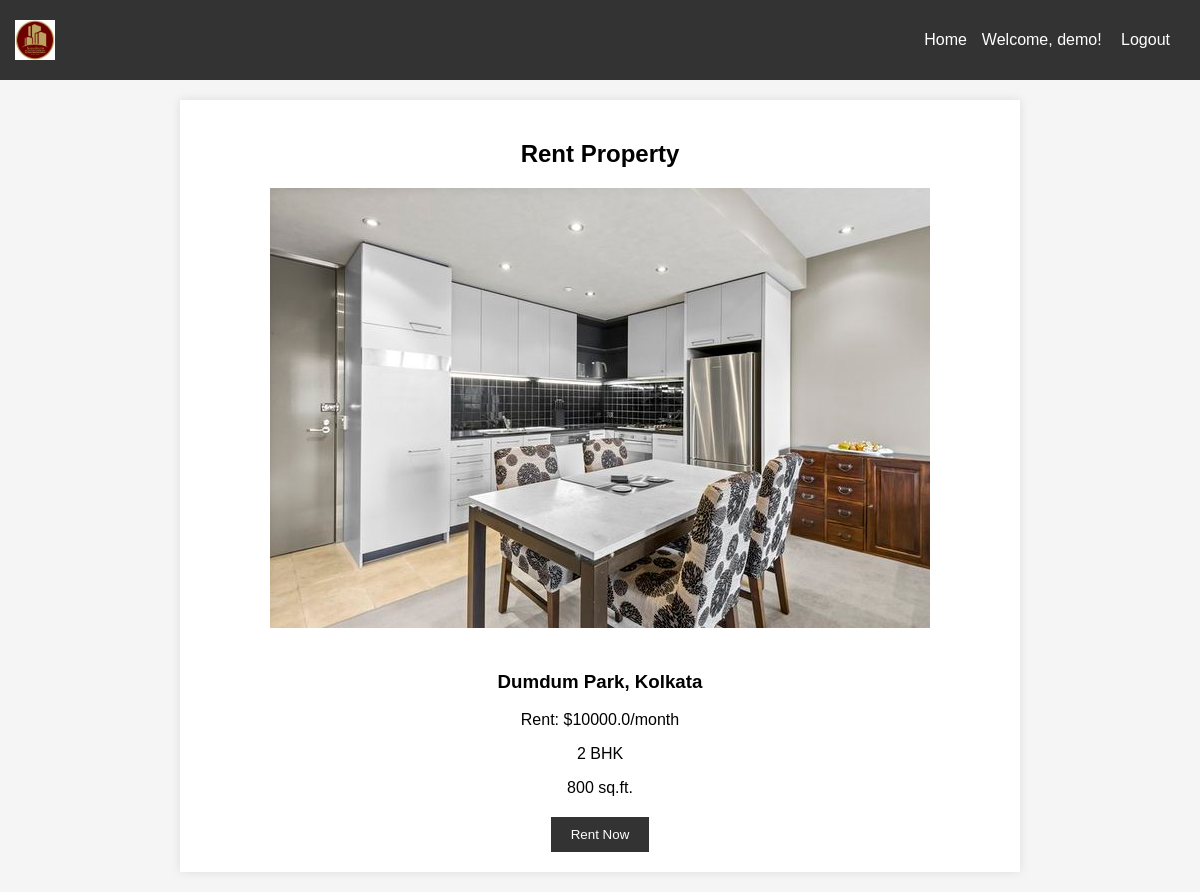
Page /rent/4 (signed in) on the committed database.
### tables this page shows
CREATE TABLE users (
            id INTEGER PRIMARY KEY AUTOINCREMENT,
            username TEXT NOT NULL UNIQUE,
            password_hash TEXT NOT NULL
        );

CREATE TABLE properties (
            id INTEGER PRIMARY KEY AUTOINCREMENT,
            bhk INTEGER NOT NULL,
            rent REAL NOT NULL,
            size INTEGER NOT NULL,
            floor TEXT NOT NULL,
            area_type TEXT NOT NULL,
            area_locality TEXT NOT NULL,
            city TEXT NOT NULL,
            furnishing_status TEXT NOT NULL,
            tenant_preferred TEXT NOT NULL,
            bathroom INTEGER NOT NULL,
            point_of_contact TEXT NOT NULL
        );

### app.py (the view)
@app.route('/rent/<int:property_id>', methods=['GET', 'POST'])
@login_required
def rent(property_id):
    conn = sqlite3.connect(DATABASE)
    cursor = conn.cursor()
    property =  cursor.execute('SELECT * FROM properties WHERE id = ?', (property_id,)).fetchone()
    if request.method == 'POST':
        flash('Property rented successfully!', 'success')
        return redirect(url_for('thank_you'))
    return render_template('rent.html', property=property)

### app.py (called while the page is built)
@login_manager.user_loader
def load_user(user_id):
    conn = sqlite3.connect(DATABASE)
    cursor = conn.cursor()
    result = cursor.execute('SELECT * FROM users WHERE id = ?', (user_id,)).fetchone()
    if result:
        return User(result[0], result[1], result[2])
    return None

### templates/rent.html (shortened to what this page needs)
<!DOCTYPE html>
<html lang="en">
<head>
    <link rel="stylesheet" href="{{ url_for('static', filename='style.css') }}">
</head>
<body>
    <div class="navbar">
        <img src="/static/images.png" alt="Logo">
        <div class="navbar-links">
            <a href="{{ url_for('home') }}">Home</a>
            {% if current_user.is_authenticated %}
            <p>Welcome, {{ current_user.username }}! <a href="{{ url_for('logout') }}">Logout</a></p>
            {% else %}
            <a href="{{ url_for('login') }}">Login</a>
            <a href="{{ url_for('register') }}">Register</a>
            {% endif %}
        </div>
    </div>
    <div class="container">
        <div class="property-details">
            <h2>Rent Property</h2>
            <img class="property-image" src="{{ url_for('static', filename='1.jpg') }}" alt="Property Image">
            <h3>{{ property[6] }}, {{ property[7] }}</h3>
            <p>Rent: ${{ property[2] }}/month</p>
            <p>{{ property[1] }} BHK</p>
            <p>{{ property[3] }} sq.ft.</p>
        </div>
        <div class="rent-form">
            <form method="post">
                <button type="submit">Rent Now</button>
            </form>
        </div>
    </div>
</body>
</html>

### static/style.css (style rules this page uses)
body { font-family: 'Arial', sans-serif; background-color: #f4f4f4; margin: 0; padding: 0; }
.container { max-width: 400px; margin: 20px auto; background-color: #fff; padding: 20px; box-shadow: 0 0 10px rgba(0, 0, 0, 0.1); }
form { margin-top: 20px; }

### templates/rent.html (style rules this page uses)
body { font-family: 'Arial', sans-serif; background-color: #f5f5f5; margin: 0; padding: 0; }
.navbar { background-color: #333; color: white; padding: 15px; display: flex; justify-content: space-between; align-items: center; }
.navbar img { height: 40px; }
.navbar-links { display: flex; align-items: center; }
.navbar a { color: white; text-decoration: none; margin: 0 15px; }
.container { max-width: 800px; margin: 20px auto; padding: 20px; background-color: white; box-shadow: 0 0 10px rgba(0, 0, 0, 0.1); }
.property-details { text-align: center; margin-bottom: 20px; }
.property-image { max-width: 100%; height: auto; margin-bottom: 20px; }
.rent-form { text-align: center; }
.rent-form button { padding: 10px 20px; background-color: #333; color: white; border: none; cursor: pointer; }

### rows in the picture
users: username "demo"
properties: area_locality "Dumdum Park", city "Kolkata", rent "10000.0", bhk "2", size "800"
